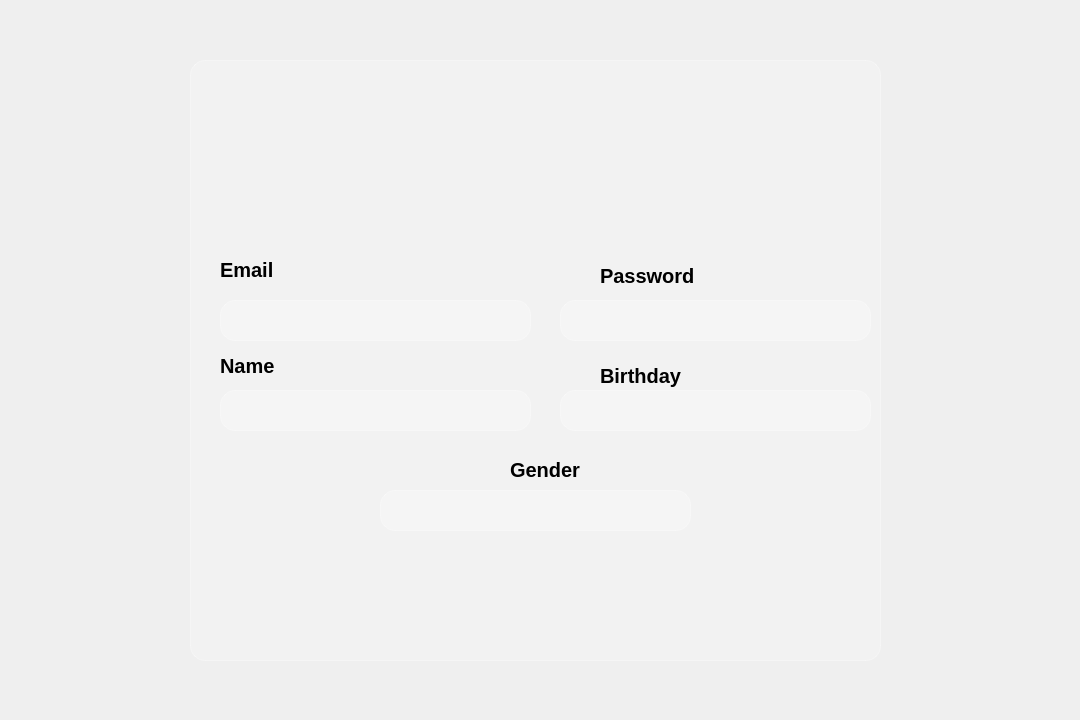
<?xml version="1.0" encoding="UTF-8"?>
<ui version="4.0">
 <class>Form</class>
 <widget class="QWidget" name="Form">
  <property name="geometry">
   <rect>
    <x>0</x>
    <y>0</y>
    <width>1080</width>
    <height>720</height>
   </rect>
  </property>
  <property name="windowTitle">
   <string>Form</string>
  </property>
  <widget class="QLabel" name="label">
   <property name="geometry">
    <rect>
     <x>-50</x>
     <y>-10</y>
     <width>1151</width>
     <height>731</height>
    </rect>
   </property>
   <property name="text">
    <string/>
   </property>
   <property name="pixmap">
    <pixmap>../img/cỏ.jpg</pixmap>
   </property>
   <property name="scaledContents">
    <bool>true</bool>
   </property>
  </widget>
  <widget class="QLabel" name="label_2">
   <property name="geometry">
    <rect>
     <x>190</x>
     <y>60</y>
     <width>691</width>
     <height>601</height>
    </rect>
   </property>
   <property name="styleSheet">
    <string notr="true">background-color: rgba(255, 255, 255, 50); /* Trong suốt */
            border: 1px solid rgba(255, 255, 255, 80);
            border-radius: 15px;</string>
   </property>
   <property name="text">
    <string/>
   </property>
  </widget>
  <widget class="QLabel" name="label_3">
   <property name="geometry">
    <rect>
     <x>470</x>
     <y>90</y>
     <width>141</width>
     <height>141</height>
    </rect>
   </property>
   <property name="text">
    <string/>
   </property>
   <property name="pixmap">
    <pixmap>../img/user-solid.svg</pixmap>
   </property>
   <property name="scaledContents">
    <bool>true</bool>
   </property>
  </widget>
  <widget class="QLabel" name="label_4">
   <property name="geometry">
    <rect>
     <x>220</x>
     <y>260</y>
     <width>63</width>
     <height>20</height>
    </rect>
   </property>
   <property name="font">
    <font>
     <pointsize>15</pointsize>
     <bold>true</bold>
    </font>
   </property>
   <property name="text">
    <string>Email</string>
   </property>
  </widget>
  <widget class="QLineEdit" name="lineEdit">
   <property name="geometry">
    <rect>
     <x>220</x>
     <y>300</y>
     <width>311</width>
     <height>41</height>
    </rect>
   </property>
   <property name="styleSheet">
    <string notr="true">background-color: rgba(255, 255, 255, 50); /* Trong suốt */
            border: 1px solid rgba(255, 255, 255, 80);
            border-radius: 15px;</string>
   </property>
  </widget>
  <widget class="QLabel" name="label_5">
   <property name="geometry">
    <rect>
     <x>600</x>
     <y>360</y>
     <width>121</width>
     <height>31</height>
    </rect>
   </property>
   <property name="font">
    <font>
     <pointsize>15</pointsize>
     <bold>true</bold>
    </font>
   </property>
   <property name="text">
    <string>Birthday</string>
   </property>
  </widget>
  <widget class="QLabel" name="label_6">
   <property name="geometry">
    <rect>
     <x>600</x>
     <y>260</y>
     <width>131</width>
     <height>31</height>
    </rect>
   </property>
   <property name="font">
    <font>
     <pointsize>15</pointsize>
     <bold>true</bold>
    </font>
   </property>
   <property name="text">
    <string>Password</string>
   </property>
  </widget>
  <widget class="QLabel" name="label_7">
   <property name="geometry">
    <rect>
     <x>510</x>
     <y>460</y>
     <width>101</width>
     <height>20</height>
    </rect>
   </property>
   <property name="font">
    <font>
     <pointsize>15</pointsize>
     <bold>true</bold>
    </font>
   </property>
   <property name="text">
    <string>Gender</string>
   </property>
  </widget>
  <widget class="QLabel" name="label_8">
   <property name="geometry">
    <rect>
     <x>220</x>
     <y>350</y>
     <width>81</width>
     <height>31</height>
    </rect>
   </property>
   <property name="font">
    <font>
     <pointsize>15</pointsize>
     <bold>true</bold>
    </font>
   </property>
   <property name="text">
    <string>Name</string>
   </property>
  </widget>
  <widget class="QLineEdit" name="lineEdit_2">
   <property name="geometry">
    <rect>
     <x>220</x>
     <y>390</y>
     <width>311</width>
     <height>41</height>
    </rect>
   </property>
   <property name="styleSheet">
    <string notr="true">background-color: rgba(255, 255, 255, 50); /* Trong suốt */
            border: 1px solid rgba(255, 255, 255, 80);
            border-radius: 15px;</string>
   </property>
  </widget>
  <widget class="QLineEdit" name="lineEdit_3">
   <property name="geometry">
    <rect>
     <x>560</x>
     <y>390</y>
     <width>311</width>
     <height>41</height>
    </rect>
   </property>
   <property name="styleSheet">
    <string notr="true">background-color: rgba(255, 255, 255, 50); /* Trong suốt */
            border: 1px solid rgba(255, 255, 255, 80);
            border-radius: 15px;</string>
   </property>
  </widget>
  <widget class="QLineEdit" name="lineEdit_4">
   <property name="geometry">
    <rect>
     <x>560</x>
     <y>300</y>
     <width>311</width>
     <height>41</height>
    </rect>
   </property>
   <property name="styleSheet">
    <string notr="true">background-color: rgba(255, 255, 255, 50); /* Trong suốt */
            border: 1px solid rgba(255, 255, 255, 80);
            border-radius: 15px;</string>
   </property>
  </widget>
  <widget class="QLineEdit" name="lineEdit_5">
   <property name="geometry">
    <rect>
     <x>380</x>
     <y>490</y>
     <width>311</width>
     <height>41</height>
    </rect>
   </property>
   <property name="styleSheet">
    <string notr="true">background-color: rgba(255, 255, 255, 50); /* Trong suốt */
            border: 1px solid rgba(255, 255, 255, 80);
            border-radius: 15px;</string>
   </property>
  </widget>
 </widget>
 <resources/>
 <connections/>
</ui>
